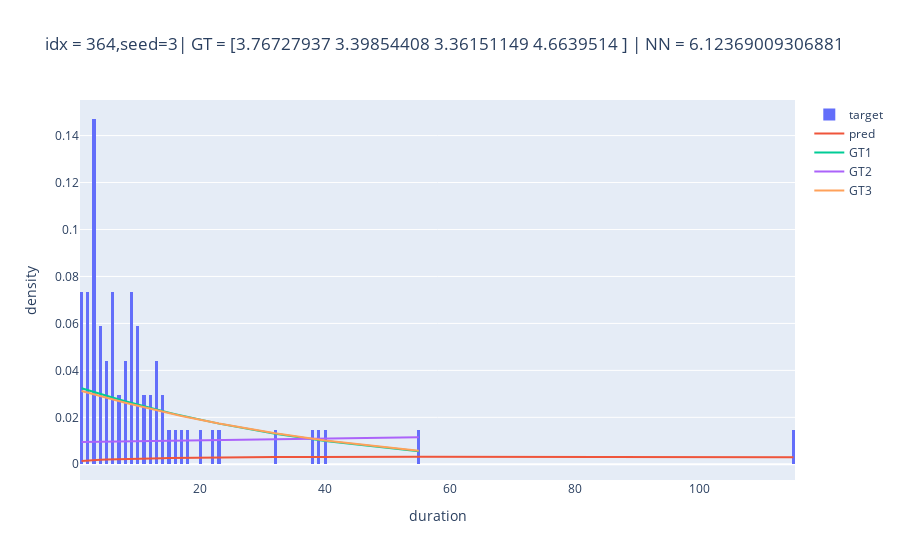

The notebook cell this image was saved under:
### Markdown cell above
- 注意repeat之后: [N_samples,Dim]

### Code cell
NLL_test_sum = 0.
GT_metric = torch.tensor([0.,0.,0.,0.]).reshape(1,-1)

for i in tqdm(range(rangeA,rangeB)):
    if SPECIFIC:
        idx_file = file_idx
    train_data, target_data ,_, settings_data, metric_df = dataset.__getitem__(idx_file)

    d, b, v, flg_fixedprice = settings_data   # bidincrement,bidfee,retail,flg_fixedprice

    # 给GT-1和GT-2画图，通过target_data得到U和P，从而画图
    duration = target_data[:,0]
    duration_max = max(duration)

    LEN, T = get_LEN_T(v, b, d, duration_max)

    U_1 = get_U_GT1(LEN, v, d, b,eps = 0.)
    alpha_2 = params_2.iloc[idx_file,0]
    labda_2 = params_2.iloc[idx_file,1]
    U_2 = get_U_GT2(LEN, v, d, b, alpha_2, labda_2,eps = 0.)
    alpha_3 = params_3.iloc[idx_file,0]
    U_3 = get_U_GT3(LEN, v, d, b, alpha_3, eps = 0.)


    # Get x-axis data for GT models
    max_num = min(duration_max,T)
    duration_int = [int(x) for x in duration]
    duration_idx = [int(x) for x in duration if x < max_num]
    duration_idx_index = [i-1 for i in duration_idx]

    P_1 = get_P(U_1,LEN)
    P_1_plot = P_1[duration_idx_index]
    P_2 = get_P(U_2,LEN)
    P_2_plot = P_2[duration_idx_index]
    P_3 = get_P(U_3,LEN)
    P_3_plot = P_3[duration_idx_index]

    # Cal metric
    if RECAl_METRIC:
        GT_2_nll = get_nll_meric(duration, U_2, LEN,TARGET = 1)
        GT_3_nll = get_nll_meric(duration, U_3, LEN,TARGET = 1)
        print("GT-2 metric: ",GT_2_nll)
        print("GT-3 metric: ",GT_3_nll)
    if SHOW_GT3:
        print(f"GT-3 has alpha: {alpha_3}")

    # Get distrb.
    my_collate_fn = functools.partial(my_collate_fn_3, INPUT_LIST=INPUT_LIST)
    _,_,test_loader = get_data_loader(dataset, opt.batch_size, test_idx, test_idx, test_idx, my_collate_fn)
    mlp.eval()
    with torch.no_grad():
        for batch_id, data in enumerate(test_loader):
            input_data, _, _, _, _ = data
            input_data = input_data.to(device)
            pi_idx, scale_idx, shape_idx = mlp(input_data)

    # Cal nll of MDN
    nll = cal_metric(pi_idx.unsqueeze(0), scale_idx.unsqueeze(0), shape_idx.unsqueeze(0), torch.tensor(target_data).unsqueeze(0), opt.N_gaussians, settings_data, opt.MIN_LOSS, device)

    NLL_test_sum += nll.detach().cpu().numpy()
    GT_metric += metric_df

    target_nonzero = np.expand_dims(duration,axis=1)        # For plotting here
    print(f"target_nonzero.shape = {target_nonzero.shape}")

    # 注意repeat的方式不同
    target_nonzero_2 = torch.tensor(target_nonzero.repeat(opt.N_gaussians,1)).to(device=device)
    print(f"target_nonzero_2.shape = {target_nonzero_2.shape}")
    m = torch.distributions.Weibull(scale_idx,shape_idx)
    loss_1 = (m.cdf(target_nonzero_2 + 0.5) - m.cdf(target_nonzero_2 - 0.5)).to(device=device)
    prob_pred = torch.sum(loss_1 * pi_idx, dim=1)
    prob_pred_np = prob_pred.detach().cpu().numpy()

    ### NORMALIZATION
    if NORMALIZATION:
        P_1_plot = P_1_plot/P_1_plot.sum()
        P_2_plot = P_2_plot/P_2_plot.sum()
        P_3_plot = P_3_plot/P_3_plot.sum()
        prob_pred_np = prob_pred_np/prob_pred_np.sum()

    hist_trace = go.Histogram(x=duration, nbinsx=NBins, histnorm='probability',name='target')
    line_trace = go.Scatter(x=duration, y=prob_pred_np, name='pred')
    line_trace_1 = go.Scatter(x=duration_idx, y=P_1_plot, name='GT1')
    line_trace_2 = go.Scatter(x=duration_idx, y=P_2_plot, name='GT2')
    line_trace_3 = go.Scatter(x=duration_idx, y=P_3_plot, name='GT3')

    # Create a layout
    layout = go.Layout(title=f'idx = {idx_file},seed={opt.seed}| GT = {metric_df} | NN = {nll}', xaxis=dict(title='duration'), yaxis=dict(title='density'))
    # Combine the traces into a single figure
    fig = go.Figure(data=[hist_trace, line_trace,line_trace_1,line_trace_2,line_trace_3], layout=layout)

    # Show the figure
    plot_html = fig.to_html(full_html=False)
    fig.show()

    if SAVE_DATA and not opt.ARTIFICIAL:
        path_root_i = "Real_"+"keyid=" + str(file_idx)+"_seed=" + str(opt.seed)
        folder_path = os.path.join(opt.fig_path,path_root_i)
        if not os.path.exists(folder_path):
            os.makedirs(folder_path)

        # Get full prediction: prob_pred_np
        target_nonzero_data = torch.arange(1,max(duration_int)+1).reshape(-1,1)     # For output data

        target_nonzero_2 = torch.tensor(target_nonzero_data.repeat(opt.N_gaussians,1)).to(device=device)

        loss_1 = (m.cdf(target_nonzero_2 + 0.5) - m.cdf(target_nonzero_2 - 0.5)).to(device=device)
        prob_pred = torch.sum(loss_1 * pi_idx, dim=1)
        prob_pred_np = prob_pred.detach().cpu().numpy()

        assert len(prob_pred_np)==max(duration_int),"Wrong Length"
        # Save the GT data
        GT_data_arr= np.array([0.]*max(duration_int)*6).reshape(-1,6)
        GT_data_i = pd.DataFrame(GT_data_arr,columns=['N','GT1','GT2','GT3','pred','target'])

        # 所有的duration, value从1开始
        # 表格长度取决于duration的长度
        GT_data_i.loc[:,'N'] = np.arange(1,max(duration_int)+1)
        target_p = target_data[:,1]
        # 如果有预测值/实际值，赋值为prob. 否则依然是0
        # 注意这里取的全部的P sequence，而不仅仅是target data中出现的duration的p
        assert len(P_1) == len(P_2)
        for i in range(0,max(duration_idx)):
            GT_data_i.loc[i,'GT1'] = P_1[i]
            GT_data_i.loc[i,'GT2'] = P_2[i]
            GT_data_i.loc[i,'GT3'] = P_3[i]
        # MDN和target data永远可以把表格填满
        for i in range(0,len(GT_data_i)):
            # 注意这里取的全部的P sequence，而不仅仅是target data中出现的duration的p
            GT_data_i.loc[i,'pred'] = prob_pred_np[i]
            # 先获取某个index是否在target上有对应的数据
            if i+1 in target_data[:,0]:
                idx_i = np.where(target_data[:,0]==i+1)[0][0]
                # print(idx_i)
                # 根据idx_i获取对应的p，因为真实数据的缘故，所以这一列其实会有很多0
                GT_data_i.loc[i,'target'] = target_data[idx_i,1]

        file_name = "data.csv"
        file_path = os.path.join(folder_path,file_name)
        GT_data_i.to_csv(file_path,header = True,index = False, encoding="utf-8")

print("Done")

### Figure 1 — Plotly figure (JSON) as saved in the notebook; plotly's stock layout.template omitted (floating-point values rounded to 4 significant figures)
{"data": [{"histnorm": "probability", "name": "target", "nbinsx": 300, "x": [1.0, 1.0, 1.0, 1.0, 1.0, 2.0, 2.0, 2.0, 2.0, 2.0, 3.0, 3.0, 3.0, 3.0, 3.0, 3.0, 3.0, 3.0, 3.0, 3.0, 4.0, 4.0, 4.0, 4.0, 5.0, 5.0, 5.0, 6.0, 6.0, 6.0, 6.0, 6.0, 7.0, 7.0, 8.0, 8.0, 8.0, 9.0, 9.0, 9.0, 9.0, 9.0, 10.0, 10.0, 10.0, 10.0, 11.0, 11.0, 12.0, 12.0, 13.0, 13.0, 13.0, 14.0, 14.0, 15.0, 16.0, 17.0, 18.0, 20.0, 22.0, 23.0, 32.0, 38.0, 39.0, 40.0, 55.0, 115.0], "type": "histogram"}, {"name": "pred", "x": [1.0, 1.0, 1.0, 1.0, 1.0, 2.0, 2.0, 2.0, 2.0, 2.0, 3.0, 3.0, 3.0, 3.0, 3.0, 3.0, 3.0, 3.0, 3.0, 3.0, 4.0, 4.0, 4.0, 4.0, 5.0, 5.0, 5.0, 6.0, 6.0, 6.0, 6.0, 6.0, 7.0, 7.0, 8.0, 8.0, 8.0, 9.0, 9.0, 9.0, 9.0, 9.0, 10.0, 10.0, 10.0, 10.0, 11.0, 11.0, 12.0, 12.0, 13.0, 13.0, 13.0, 14.0, 14.0, 15.0, 16.0, 17.0, 18.0, 20.0, 22.0, 23.0, 32.0, 38.0, 39.0, 40.0, 55.0, 115.0], "y": [0.001401, 0.001401, 0.001401, 0.001401, 0.001401, 0.001657, 0.001657, 0.001657, 0.001657, 0.001657, 0.001825, 0.001825, 0.001825, 0.001825, 0.001825, 0.001825, 0.001825, 0.001825, 0.001825, 0.001825, 0.001956, 0.001956, 0.001956, 0.001956, 0.002063, 0.002063, 0.002063, 0.002154, 0.002154, 0.002154, 0.002154, 0.002154, 0.002234, 0.002234, 0.002305, 0.002305, 0.002305, 0.002369, 0.002369, 0.002369, 0.002369, 0.002369, 0.002427, 0.002427, 0.002427, 0.002427, 0.00248, 0.00248, 0.00253, 0.00253, 0.002575, 0.002575, 0.002575, 0.002618, 0.002618, 0.002657, 0.002694, 0.002729, 0.002761, 0.002821, 0.002874, 0.002899, 0.003068, 0.003143, 0.003153, 0.003163, 0.003248, 0.003014], "type": "scatter"}, {"name": "GT1", "x": [1, 1, 1, 1, 1, 2, 2, 2, 2, 2, 3, 3, 3, 3, 3, 3, 3, 3, 3, 3, 4, 4, 4, 4, 5, 5, 5, 6, 6, 6, 6, 6, 7, 7, 8, 8, 8, 9, 9, 9, 9, 9, 10, 10, 10, 10, 11, 11, 12, 12, 13, 13, 13, 14, 14, 15, 16, 17, 18, 20, 22, 23, 32, 38, 39, 40, 55], "y": [0.03238, 0.03238, 0.03238, 0.03238, 0.03238, 0.03154, 0.03154, 0.03154, 0.03154, 0.03154, 0.03071, 0.03071, 0.03071, 0.03071, 0.03071, 0.03071, 0.03071, 0.03071, 0.03071, 0.03071, 0.0299, 0.0299, 0.0299, 0.0299, 0.0291, 0.0291, 0.0291, 0.02833, 0.02833, 0.02833, 0.02833, 0.02833, 0.02756, 0.02756, 0.02681, 0.02681, 0.02681, 0.02608, 0.02608, 0.02608, 0.02608, 0.02608, 0.02536, 0.02536, 0.02536, 0.02536, 0.02466, 0.02466, 0.02397, 0.02397, 0.0233, 0.0233, 0.0233, 0.02264, 0.02264, 0.022, 0.02136, 0.02075, 0.02014, 0.01897, 0.01786, 0.01732, 0.01299, 0.0106, 0.01024, 0.009882, 0.005587], "type": "scatter"}, {"name": "GT2", "x": [1, 1, 1, 1, 1, 2, 2, 2, 2, 2, 3, 3, 3, 3, 3, 3, 3, 3, 3, 3, 4, 4, 4, 4, 5, 5, 5, 6, 6, 6, 6, 6, 7, 7, 8, 8, 8, 9, 9, 9, 9, 9, 10, 10, 10, 10, 11, 11, 12, 12, 13, 13, 13, 14, 14, 15, 16, 17, 18, 20, 22, 23, 32, 38, 39, 40, 55], "y": [0.00949, 0.00949, 0.00949, 0.00949, 0.00949, 0.009525, 0.009525, 0.009525, 0.009525, 0.009525, 0.009561, 0.009561, 0.009561, 0.009561, 0.009561, 0.009561, 0.009561, 0.009561, 0.009561, 0.009561, 0.009597, 0.009597, 0.009597, 0.009597, 0.009633, 0.009633, 0.009633, 0.009669, 0.009669, 0.009669, 0.009669, 0.009669, 0.009706, 0.009706, 0.009742, 0.009742, 0.009742, 0.009779, 0.009779, 0.009779, 0.009779, 0.009779, 0.009815, 0.009815, 0.009815, 0.009815, 0.009852, 0.009852, 0.009889, 0.009889, 0.009926, 0.009926, 0.009926, 0.009963, 0.009963, 0.01, 0.01004, 0.01007, 0.01011, 0.01019, 0.01026, 0.0103, 0.01065, 0.01088, 0.01092, 0.01095, 0.01153], "type": "scatter"}, {"name": "GT3", "x": [1, 1, 1, 1, 1, 2, 2, 2, 2, 2, 3, 3, 3, 3, 3, 3, 3, 3, 3, 3, 4, 4, 4, 4, 5, 5, 5, 6, 6, 6, 6, 6, 7, 7, 8, 8, 8, 9, 9, 9, 9, 9, 10, 10, 10, 10, 11, 11, 12, 12, 13, 13, 13, 14, 14, 15, 16, 17, 18, 20, 22, 23, 32, 38, 39, 40, 55], "y": [0.03125, 0.03125, 0.03125, 0.03125, 0.03125, 0.03049, 0.03049, 0.03049, 0.03049, 0.03049, 0.02974, 0.02974, 0.02974, 0.02974, 0.02974, 0.02974, 0.02974, 0.02974, 0.02974, 0.02974, 0.02901, 0.02901, 0.02901, 0.02901, 0.02829, 0.02829, 0.02829, 0.02759, 0.02759, 0.02759, 0.02759, 0.02759, 0.02689, 0.02689, 0.02621, 0.02621, 0.02621, 0.02554, 0.02554, 0.02554, 0.02554, 0.02554, 0.02488, 0.02488, 0.02488, 0.02488, 0.02423, 0.02423, 0.0236, 0.0236, 0.02297, 0.02297, 0.02297, 0.02236, 0.02236, 0.02176, 0.02117, 0.0206, 0.02003, 0.01893, 0.01787, 0.01736, 0.0132, 0.01085, 0.01049, 0.01014, 0.005807], "type": "scatter"}], "layout": {"title": {"text": "idx = 364,seed=3| GT = [3.76727937 3.39854408 3.36151149 4.6639514 ] | NN = 6.12369009306881"}, "xaxis": {"title": {"text": "duration"}}, "yaxis": {"title": {"text": "density"}}}}
